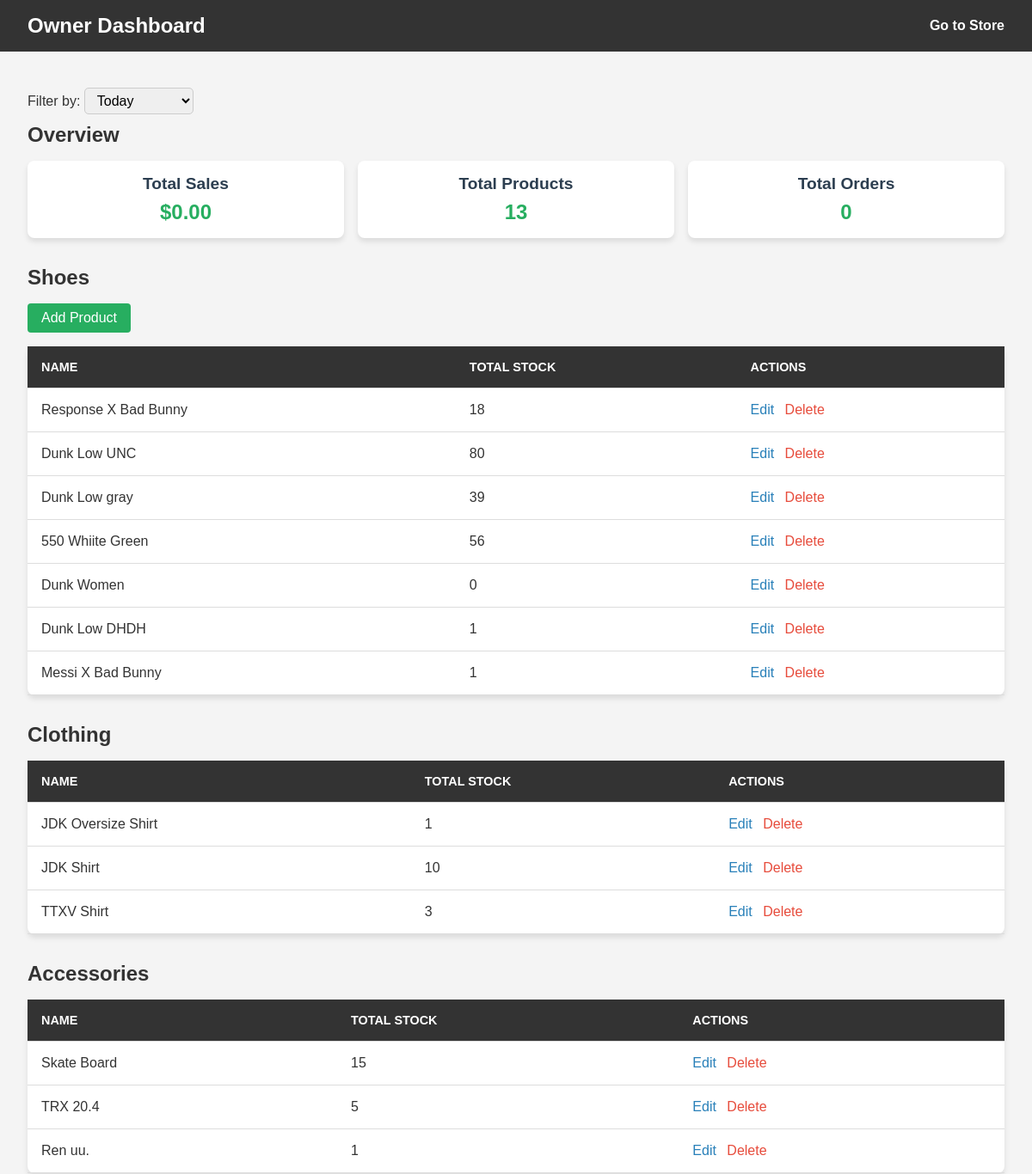
The app's page /owner-dashboard/ (signed in, upper part), older data.
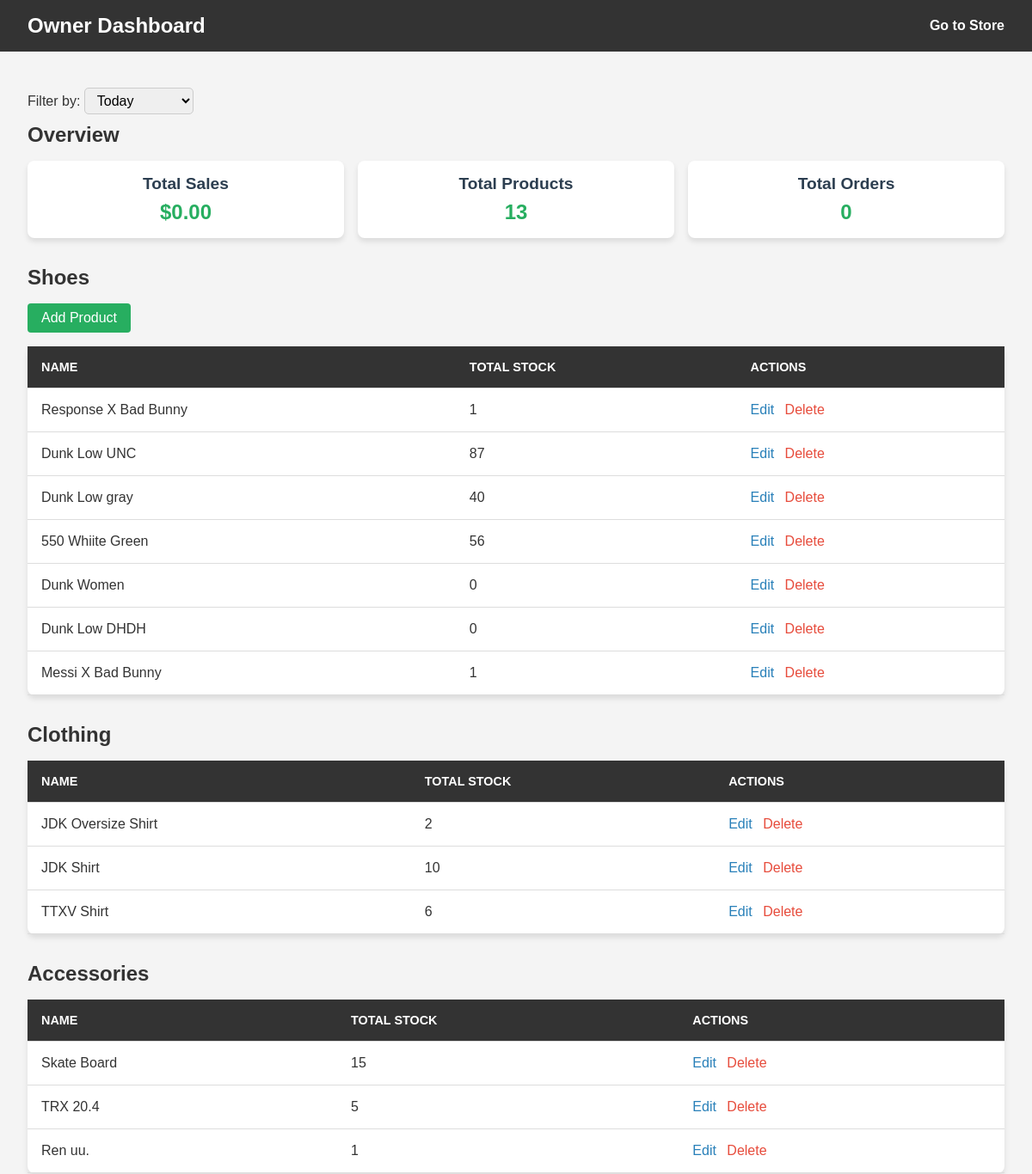
The same page, newer data.
### store/models.py (models this page shows, shortened)
class Product(models.Model):
    brand = models.CharField(max_length=255)
    name = models.CharField(max_length=255)
    image = models.ImageField(upload_to='products/')
    created_at = models.DateTimeField(auto_now_add=True)  # Automatically set on creation
    product_type = models.CharField(max_length=100, choices=[
        ('shoes', 'Shoes'),
        ('clothing', 'Clothing'),
        ('accessories', 'Accessories'),
    ])
    weight = models.DecimalField(max_digits=5, decimal_places=2, default=0)  # Weight in pounds
    length = models.DecimalField(max_digits=5, decimal_places=2, default=0)  # Length in inches
    width = models.DecimalField(max_digits=5, decimal_places=2, default=0)   # Width in inches
    height = models.DecimalField(max_digits=5, decimal_places=2, default=0)  # Height in inches
    @property
    def total_stock(self):
        return sum(size.stock for size in self.sizes.all())

class ProductSize(models.Model):
    product = models.ForeignKey(Product, related_name='sizes', on_delete=models.CASCADE)
    size = models.CharField(max_length=10)
    price = models.DecimalField(max_digits=10, decimal_places=2)
    stock = models.PositiveIntegerField(default=0)

### store/views.py (the view, shortened to what this page needs)
# urls.py: path('owner-dashboard/', views.owner_dashboard, name='owner_dashboard'),
@login_required
@user_passes_test(owner_required, login_url='index')
def owner_dashboard(request):
    shoes = Product.objects.filter(product_type='shoes')
    clothing = Product.objects.filter(product_type='clothing')
    accessories = Product.objects.filter(product_type='accessories')
    total_products = Product.objects.count()
    filter_option = request.GET.get('filter', 'current_day')  # Default to current day
    now = datetime.now()
    if filter_option == 'current_day':
        start_time = now - timedelta(days=1)
    elif filter_option == 'last_7_days':
        start_time = now - timedelta(days=7)
    elif filter_option == 'last_month':
        start_time = now - timedelta(days=30)
    else:
        start_time = None  # Default to show all records if no filter matches
    try:
        payment_intents = stripe.PaymentIntent.list(limit=100)
        filtered_payment_intents = [
            intent for intent in payment_intents['data']
            if intent['status'] == 'succeeded' and
               (start_time is None or datetime.fromtimestamp(intent['created']) >= start_time)
        ]
        total_sales = format_price(sum(
            Decimal(intent['amount_received']) / 100  # Stripe stores amounts in cents
            for intent in filtered_payment_intents
        ))
        total_orders = len(filtered_payment_intents)
        orders = [
            {
                'id': intent['id'],
                'name': intent['shipping']['name'] if intent.get('shipping') else 'N/A',
                'address': ", ".join(
                    filter(None, [
                        intent['shipping']['address']['line1'] if intent.get('shipping') else '',
                        intent['shipping']['address']['line2'] if intent.get('shipping') else '',
                        intent['shipping']['address']['city'] if intent.get('shipping') else '',
                        intent['shipping']['address']['state'] if intent.get('shipping') else '',
                        intent['shipping']['address']['postal_code'] if intent.get('shipping') else '',
                        intent['shipping']['address']['country'] if intent.get('shipping') else '',
                    ])
                ) if intent.get('shipping') else 'N/A',
                'email': intent['receipt_email'] or 'N/A',
                'amount': format_price(Decimal(intent['amount_received']) / 100),
                'date': datetime.fromtimestamp(intent['created']).strftime('%B %d, %Y at %I:%M %p'),
            }
            for intent in filtered_payment_intents
        ]
        invalid_orders = fetch_invalid_orders()
    except Exception as e:
        print(f"Error fetching Stripe data: {e}")
        total_sales = format_price(0)
        total_orders = 0
        orders = []
        invalid_orders = []
    form = NewsletterForm()
    return render(request, 'store/owner_dashboard.html', {
        'shoes': shoes,
        'clothing': clothing,
        'accessories': accessories,
        'total_sales': total_sales,
        'total_products': total_products,
        'total_orders': total_orders,
        'filter_option': filter_option,
        'orders': orders,
        'invalid_orders': invalid_orders,  # Pass invalid orders to the template
        'newsletter_form': form,
    })

### store/forms.py
class NewsletterForm(forms.Form):
    subject = forms.CharField(
        max_length=255,
        widget=forms.TextInput(attrs={'class': 'form-control', 'placeholder': 'Subject'}),
    )
    message = forms.CharField(
        widget=forms.Textarea(attrs={'class': 'form-control', 'placeholder': 'Message'}),
    )
    image = forms.ImageField(
        required=False,
        widget=forms.ClearableFileInput(attrs={'class': 'form-control'}),
    )

### store/views.py (called while the page is built, shortened)
def owner_required(user):
    return user.groups.filter(name='Owner').exists()

def format_price(amount):
    return Decimal(amount).quantize(Decimal('0.01'), rounding=ROUND_HALF_UP)

def fetch_invalid_orders():
    stripe.api_key = settings.STRIPE_SECRET_KEY
    invalid_orders = []
    try:
        checkout_sessions = stripe.checkout.Session.list(limit=100)
        invalid_sessions = [
            session for session in checkout_sessions['data']
            if session['metadata'].get('status') == 'invalid'
        ]
    except Exception as e:
        print(f"Error fetching invalid Stripe orders: {e}")
        invalid_orders = []
    return invalid_orders

### store/templates/store/owner_dashboard.html (shortened to what the changed rows need)
<!DOCTYPE html>
<html lang="en">
<head>
    {% load static %}
    <link rel="stylesheet" href="{% static 'css/styles.css' %}">
</head>
<body class="dashboard-page">
    <header class="dashboard-header">
        <div class="dashboard-header__logo">
            <h1 class="dashboard-title">Owner Dashboard</h1>
        </div>
    </header>
    <main class="dashboard-main">
        <section class="dashboard-section dashboard-overview">
            <h2 class="dashboard-section-title">Overview</h2>
        </section>
        <section class="dashboard-section dashboard-products">
            <h2 class="dashboard-section-title">Shoes</h2>
            <table class="dashboard-product-table">
                <thead>
                    <tr>
                        <th class="dashboard-table-header">Name</th>
                        <th class="dashboard-table-header">Total Stock</th>
                        <th class="dashboard-table-header">Actions</th>
                    </tr>
                </thead>
                <tbody>
                    {% for product in shoes %}
                    <tr>
                        <td class="dashboard-table-cell">{{ product.name }}</td>
                        <td class="dashboard-table-cell">{{ product.total_stock }}</td>
                        <td class="dashboard-table-cell">
                            <a href="{% url 'edit_product' product.id %}" class="dashboard-action-link dashboard-edit-link">Edit</a>
                            <a href="{% url 'delete_product' product.id %}" class="dashboard-action-link dashboard-delete-link">Delete</a>
                        </td>
                    </tr>
                    {% empty %}
                    <tr>
                        <td colspan="3" class="dashboard-table-cell">No shoes available.</td>
                    </tr>
                    {% endfor %}
                </tbody>
            </table>
        </section>
        <section class="dashboard-section dashboard-products">
            <h2 class="dashboard-section-title">Clothing</h2>
            <table class="dashboard-product-table">
                <thead>
                    <tr>
                        <th class="dashboard-table-header">Name</th>
                        <th class="dashboard-table-header">Total Stock</th>
                        <th class="dashboard-table-header">Actions</th>
                    </tr>
                </thead>
                <tbody>
                    {% for product in clothing %}
                    <tr>
                        <td class="dashboard-table-cell">{{ product.name }}</td>
                        <td class="dashboard-table-cell">{{ product.total_stock }}</td>
                        <td class="dashboard-table-cell">
                            <a href="{% url 'edit_product' product.id %}" class="dashboard-action-link dashboard-edit-link">Edit</a>
                            <a href="{% url 'delete_product' product.id %}" class="dashboard-action-link dashboard-delete-link">Delete</a>
                        </td>
                    </tr>
                    {% empty %}
                    <tr>
                        <td colspan="3" class="dashboard-table-cell">No clothing available.</td>
                    </tr>
                    {% endfor %}
                </tbody>
            </table>
        </section>
        <section class="dashboard-section dashboard-products">
            <h2 class="dashboard-section-title">Accessories</h2>
            <table class="dashboard-product-table">
                <thead>
                    <tr>
                        <th class="dashboard-table-header">Name</th>
                        <th class="dashboard-table-header">Total Stock</th>
                        <th class="dashboard-table-header">Actions</th>
                    </tr>
                </thead>
            </table>
        </section>
          <br>
          <br>
    </main>
</body>
</html>

Row changes from the older to the newer data that the page shows:
changed through a linked row, Product "Response X Bad Bunny": total_stock "18" → "1"
changed through a linked row, Product "Dunk Low UNC": total_stock "80" → "87"
changed through a linked row, Product "Dunk Low gray": total_stock "39" → "40"
changed through a linked row, Product "Dunk Low DHDH": total_stock "1" → "0"
changed through a linked row, Product "JDK Oversize Shirt": total_stock "1" → "2"
changed through a linked row, Product "TTXV Shirt": total_stock "3" → "6"
